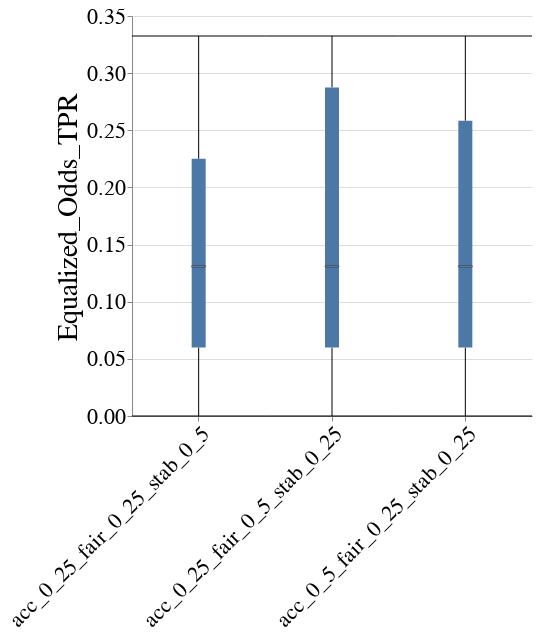

Here is the notebook cell this chart was saved with:
### Code cell
create_box_plot_per_dataset_and_case_study(to_plot=best_lp_metrics_per_exp_config_df,
                                           exp_name=EXP_NAME,
                                           dataset_name=DATASET_NAME,
                                           case_study_name=CASE_STUDY_NAME,
                                           metric_name="Equalized_Odds_TPR",
                                           group=GROUP)

### Figure 1 — Vega-Lite specification as saved in the notebook (floating-point values rounded to 4 significant figures)
{"config": {"view": {"continuousWidth": 400, "continuousHeight": 300, "stroke": null}, "axis": {"labelFontSize": 22, "labelFontWeight": "normal", "titleFontSize": 28, "titleFontWeight": "normal"}, "title": {"fontSize": 28}}, "data": {"name": "data-bda6b734837b6554ee4aebb29697a291"}, "mark": {"type": "boxplot", "median": {"stroke": "black", "strokeWidth": 0.7}, "ticks": true}, "encoding": {"x": {"axis": {"labelAngle": -45, "labelLimit": 500}, "field": "exp_config_name", "title": null, "type": "nominal"}, "y": {"field": "disparity_metric_value", "scale": {"zero": false}, "title": "Equalized_Odds_TPR", "type": "quantitative"}}, "height": 400, "width": 400, "$schema": "https://vega.github.io/schema/vega-lite/v4.17.0.json", "datasets": {"data-bda6b734837b6554ee4aebb29697a291": [{"exp_config_name": "acc_0_25_fair_0_25_stab_0_5", "logical_pipeline_uuid": "Tm9uZSZOT19GQUlSTkVTU19JTlRFUlZFTlRJT04mcmZfY2xm", "physical_pipeline_uuid": "0af052be-e301-4cb4-ac9b-337de0d1b9d3", "run_num": 2, "compound_pp_quality": 0.887, "metric": "Equalized_Odds_TPR", "model_name": "rf_clf", "runtime_in_mins": 0.1258, "dataset_name": "diabetes", "logical_pipeline_name": "None&NO_FAIRNESS_INTERVENTION&rf_clf", "null_imputer_name": "None", "fairness_intervention_name": "NO_FAIRNESS_INTERVENTION", "Gender_dis": 0.9394, "Gender_priv": 0.8085, "overall": 0.8625, "disparity_metric_value": 0.1309}, {"exp_config_name": "acc_0_25_fair_0_25_stab_0_5", "logical_pipeline_uuid": "Tm9uZSZOT19GQUlSTkVTU19JTlRFUlZFTlRJT04mcmZfY2xm", "physical_pipeline_uuid": "293dd32b-86a1-4236-9557-af6b45f8c0e2", "run_num": 3, "compound_pp_quality": 0.8664, "metric": "Equalized_Odds_TPR", "model_name": "rf_clf", "runtime_in_mins": 0.3165, "dataset_name": "diabetes", "logical_pipeline_name": "None&NO_FAIRNESS_INTERVENTION&rf_clf", "null_imputer_name": "None", "fairness_intervention_name": "NO_FAIRNESS_INTERVENTION", "Gender_dis": 0.9333, "Gender_priv": 0.7083, "overall": 0.7949, "disparity_metric_value": 0.225}, {"exp_config_name": "acc_0_25_fair_0_25_stab_0_5", "logical_pipeline_uuid": "Tm9uZSZOT19GQUlSTkVTU19JTlRFUlZFTlRJT04mcmZfY2xm", "physical_pipeline_uuid": "973deaab-aa47-4998-b7b8-5ea0e4315e41", "run_num": 4, "compound_pp_quality": 0.819, "metric": "Equalized_Odds_TPR", "model_name": "rf_clf", "runtime_in_mins": 0.1374, "dataset_name": "diabetes", "logical_pipeline_name": "None&NO_FAIRNESS_INTERVENTION&rf_clf", "null_imputer_name": "None", "fairness_intervention_name": "NO_FAIRNESS_INTERVENTION", "Gender_dis": 0.8857, "Gender_priv": 0.5532, "overall": 0.6951, "disparity_metric_value": 0.3325}, {"exp_config_name": "acc_0_25_fair_0_25_stab_0_5", "logical_pipeline_uuid": "Tm9uZSZOT19GQUlSTkVTU19JTlRFUlZFTlRJT04mcmZfY2xm", "physical_pipeline_uuid": "b05dbc5d-e0df-4b4f-b561-898ff2b2446e", "run_num": 1, "compound_pp_quality": 0.9344, "metric": "Equalized_Odds_TPR", "model_name": "rf_clf", "runtime_in_mins": 0.1918, "dataset_name": "diabetes", "logical_pipeline_name": "None&NO_FAIRNESS_INTERVENTION&rf_clf", "null_imputer_name": "None", "fairness_intervention_name": "NO_FAIRNESS_INTERVENTION", "Gender_dis": 0.9444, "Gender_priv": 0.8846, "overall": 0.9091, "disparity_metric_value": 0.05983}, {"exp_config_name": "acc_0_25_fair_0_25_stab_0_5", "logical_pipeline_uuid": "Tm9uZSZOT19GQUlSTkVTU19JTlRFUlZFTlRJT04mcmZfY2xm", "physical_pipeline_uuid": "d44b9459-51ee-4697-9434-67a3bd2c8ab1", "run_num": 5, "compound_pp_quality": 0.9184, "metric": "Equalized_Odds_TPR", "model_name": "rf_clf", "runtime_in_mins": 0.3326, "dataset_name": "diabetes", "logical_pipeline_name": "None&NO_FAIRNESS_INTERVENTION&rf_clf", "null_imputer_name": "None", "fairness_intervention_name": "NO_FAIRNESS_INTERVENTION", "Gender_dis": 1.0, "Gender_priv": 1.0, "overall": 1.0, "disparity_metric_value": 0.0}, {"exp_config_name": "acc_0_25_fair_0_5_stab_0_25", "logical_pipeline_uuid": "Tm9uZSZOT19GQUlSTkVTU19JTlRFUlZFTlRJT04mcmZfY2xm", "physical_pipeline_uuid": "b764b006-42ca-4e75-afa8-38af639ce36b", "run_num": 3, "compound_pp_quality": 0.7897, "metric": "Equalized_Odds_TPR", "model_name": "rf_clf", "runtime_in_mins": 0.1479, "dataset_name": "diabetes", "logical_pipeline_name": "None&NO_FAIRNESS_INTERVENTION&rf_clf", "null_imputer_name": "None", "fairness_intervention_name": "NO_FAIRNESS_INTERVENTION", "Gender_dis": 0.9333, "Gender_priv": 0.6458, "overall": 0.7564, "disparity_metric_value": 0.2875}, {"exp_config_name": "acc_0_25_fair_0_5_stab_0_25", "logical_pipeline_uuid": "Tm9uZSZOT19GQUlSTkVTU19JTlRFUlZFTlRJT04mcmZfY2xm", "physical_pipeline_uuid": "c38018a2-ec19-4f5e-8e3f-d85916077810", "run_num": 5, "compound_pp_quality": 0.9484, "metric": "Equalized_Odds_TPR", "model_name": "rf_clf", "runtime_in_mins": 0.3668, "dataset_name": "diabetes", "logical_pipeline_name": "None&NO_FAIRNESS_INTERVENTION&rf_clf", "null_imputer_name": "None", "fairness_intervention_name": "NO_FAIRNESS_INTERVENTION", "Gender_dis": 1.0, "Gender_priv": 1.0, "overall": 1.0, "disparity_metric_value": 0.0}, {"exp_config_name": "acc_0_25_fair_0_5_stab_0_25", "logical_pipeline_uuid": "Tm9uZSZOT19GQUlSTkVTU19JTlRFUlZFTlRJT04mcmZfY2xm", "physical_pipeline_uuid": "c9bc2d36-92ee-4154-b828-d419168b3c0f", "run_num": 1, "compound_pp_quality": 0.936, "metric": "Equalized_Odds_TPR", "model_name": "rf_clf", "runtime_in_mins": 0.1853, "dataset_name": "diabetes", "logical_pipeline_name": "None&NO_FAIRNESS_INTERVENTION&rf_clf", "null_imputer_name": "None", "fairness_intervention_name": "NO_FAIRNESS_INTERVENTION", "Gender_dis": 0.9444, "Gender_priv": 0.8846, "overall": 0.9091, "disparity_metric_value": 0.05983}, {"exp_config_name": "acc_0_25_fair_0_5_stab_0_25", "logical_pipeline_uuid": "Tm9uZSZOT19GQUlSTkVTU19JTlRFUlZFTlRJT04mcmZfY2xm", "physical_pipeline_uuid": "e9f0c700-aa21-4bc1-afcf-94121287788c", "run_num": 2, "compound_pp_quality": 0.8779, "metric": "Equalized_Odds_TPR", "model_name": "rf_clf", "runtime_in_mins": 0.1357, "dataset_name": "diabetes", "logical_pipeline_name": "None&NO_FAIRNESS_INTERVENTION&rf_clf", "null_imputer_name": "None", "fairness_intervention_name": "NO_FAIRNESS_INTERVENTION", "Gender_dis": 0.9394, "Gender_priv": 0.8085, "overall": 0.8625, "disparity_metric_value": 0.1309}, {"exp_config_name": "acc_0_25_fair_0_5_stab_0_25", "logical_pipeline_uuid": "Tm9uZSZOT19GQUlSTkVTU19JTlRFUlZFTlRJT04mcmZfY2xm", "physical_pipeline_uuid": "f5acff80-6156-432f-abef-f2cd7e78f467", "run_num": 4, "compound_pp_quality": 0.7588, "metric": "Equalized_Odds_TPR", "model_name": "rf_clf", "runtime_in_mins": 0.1406, "dataset_name": "diabetes", "logical_pipeline_name": "None&NO_FAIRNESS_INTERVENTION&rf_clf", "null_imputer_name": "None", "fairness_intervention_name": "NO_FAIRNESS_INTERVENTION", "Gender_dis": 0.8857, "Gender_priv": 0.5532, "overall": 0.6951, "disparity_metric_value": 0.3325}, {"exp_config_name": "acc_0_5_fair_0_25_stab_0_25", "logical_pipeline_uuid": "Tm9uZSZOT19GQUlSTkVTU19JTlRFUlZFTlRJT04mcmZfY2xm", "physical_pipeline_uuid": "44c8dbb4-2f98-497d-af97-1af370628571", "run_num": 1, "compound_pp_quality": 0.9335, "metric": "Equalized_Odds_TPR", "model_name": "rf_clf", "runtime_in_mins": 0.2291, "dataset_name": "diabetes", "logical_pipeline_name": "None&NO_FAIRNESS_INTERVENTION&rf_clf", "null_imputer_name": "None", "fairness_intervention_name": "NO_FAIRNESS_INTERVENTION", "Gender_dis": 0.9444, "Gender_priv": 0.8846, "overall": 0.9091, "disparity_metric_value": 0.05983}, {"exp_config_name": "acc_0_5_fair_0_25_stab_0_25", "logical_pipeline_uuid": "Tm9uZSZOT19GQUlSTkVTU19JTlRFUlZFTlRJT04mcmZfY2xm", "physical_pipeline_uuid": "5f8f4abb-a214-412a-a984-76965622d50c", "run_num": 3, "compound_pp_quality": 0.8378, "metric": "Equalized_Odds_TPR", "model_name": "rf_clf", "runtime_in_mins": 0.1956, "dataset_name": "diabetes", "logical_pipeline_name": "None&NO_FAIRNESS_INTERVENTION&rf_clf", "null_imputer_name": "None", "fairness_intervention_name": "NO_FAIRNESS_INTERVENTION", "Gender_dis": 0.9667, "Gender_priv": 0.7083, "overall": 0.8077, "disparity_metric_value": 0.2583}, {"exp_config_name": "acc_0_5_fair_0_25_stab_0_25", "logical_pipeline_uuid": "Tm9uZSZOT19GQUlSTkVTU19JTlRFUlZFTlRJT04mcmZfY2xm", "physical_pipeline_uuid": "bea91e37-b083-42a7-9c83-17b7fe1705cd", "run_num": 5, "compound_pp_quality": 0.9268, "metric": "Equalized_Odds_TPR", "model_name": "rf_clf", "runtime_in_mins": 0.4523, "dataset_name": "diabetes", "logical_pipeline_name": "None&NO_FAIRNESS_INTERVENTION&rf_clf", "null_imputer_name": "None", "fairness_intervention_name": "NO_FAIRNESS_INTERVENTION", "Gender_dis": 1.0, "Gender_priv": 1.0, "overall": 1.0, "disparity_metric_value": 0.0}, {"exp_config_name": "acc_0_5_fair_0_25_stab_0_25", "logical_pipeline_uuid": "Tm9uZSZOT19GQUlSTkVTU19JTlRFUlZFTlRJT04mcmZfY2xm", "physical_pipeline_uuid": "d8beafb1-af8e-46e9-b164-c2c3ee8551df", "run_num": 4, "compound_pp_quality": 0.7898, "metric": "Equalized_Odds_TPR", "model_name": "rf_clf", "runtime_in_mins": 0.1333, "dataset_name": "diabetes", "logical_pipeline_name": "None&NO_FAIRNESS_INTERVENTION&rf_clf", "null_imputer_name": "None", "fairness_intervention_name": "NO_FAIRNESS_INTERVENTION", "Gender_dis": 0.8857, "Gender_priv": 0.5532, "overall": 0.6951, "disparity_metric_value": 0.3325}, {"exp_config_name": "acc_0_5_fair_0_25_stab_0_25", "logical_pipeline_uuid": "Tm9uZSZOT19GQUlSTkVTU19JTlRFUlZFTlRJT04mcmZfY2xm", "physical_pipeline_uuid": "fc4b445d-65fe-4d02-ba04-7ec02d598577", "run_num": 2, "compound_pp_quality": 0.8776, "metric": "Equalized_Odds_TPR", "model_name": "rf_clf", "runtime_in_mins": 0.1265, "dataset_name": "diabetes", "logical_pipeline_name": "None&NO_FAIRNESS_INTERVENTION&rf_clf", "null_imputer_name": "None", "fairness_intervention_name": "NO_FAIRNESS_INTERVENTION", "Gender_dis": 0.9394, "Gender_priv": 0.8085, "overall": 0.8625, "disparity_metric_value": 0.1309}]}}
